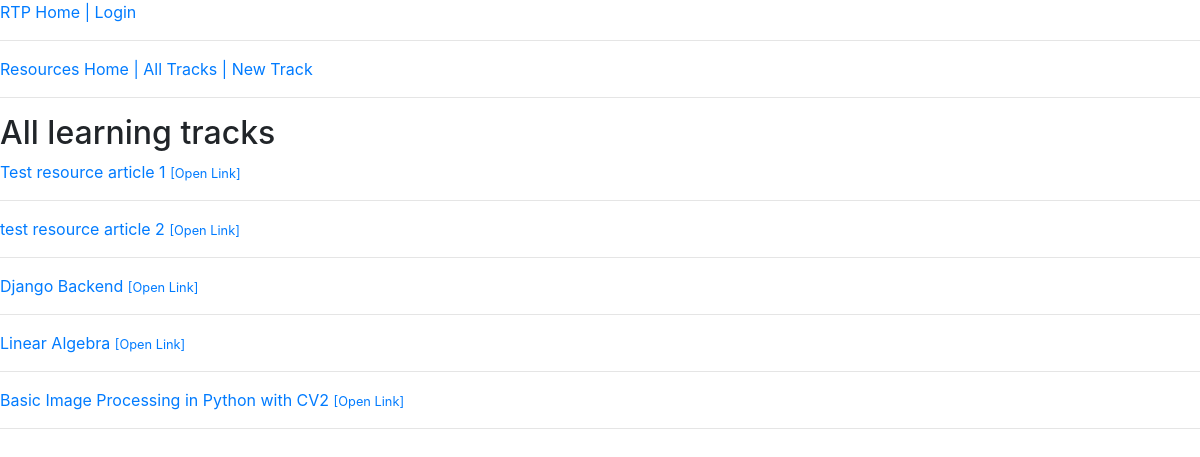
Page /resources/all/ on the earlier database version.
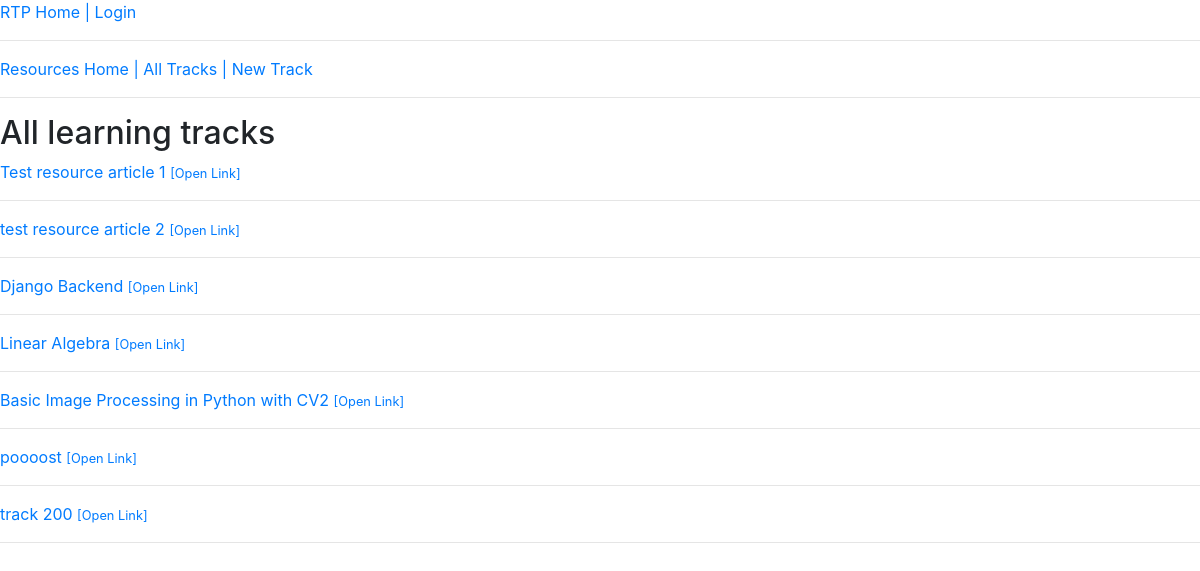
Same page on the later database version.
### resources/models.py (models this page shows, shortened)
class LearningResource(models.Model):
    title = models.CharField(max_length=100)
    notion_link = models.URLField()
    user = models.ForeignKey(User, on_delete=models.CASCADE, null=True)

### resources/views.py (the view)
# urls.py: path('all/', LearningResourceListView.as_view(), name='all_learning_resources'),
class LearningResourceListView(ListView):
    model = LearningResource
    template_name = 'resources/learning_resources_list.html'
    context_object_name = 'learning_resources'

### resources/templates/resources/learning_resources_list.html
{% extends "resources/base.html" %}
{% block content %}
{% if learning_resources %}
    {% if user_resources %}
    <h2>{{ request.user }}'s learning tracks</h2>
    {% else %}
    <h2>All learning tracks</h2>
    {% endif %}
    {% for resource in learning_resources %}
    <a href="{% url 'resources:resource_detail' resource.pk %}">{{ resource.title }}</a>
    <small><a href="{{ resource.notion_link }}" target="_blank">[Open Link]</a></small>
    <br>
    <hr>
    {% endfor %}
{% else %}
    <p>No Learning Tracks</p>
{% endif %}
{% endblock content %}

Differences in the rows shown:
added LearningResource: title "poooost"
added LearningResource: title "track 200"
